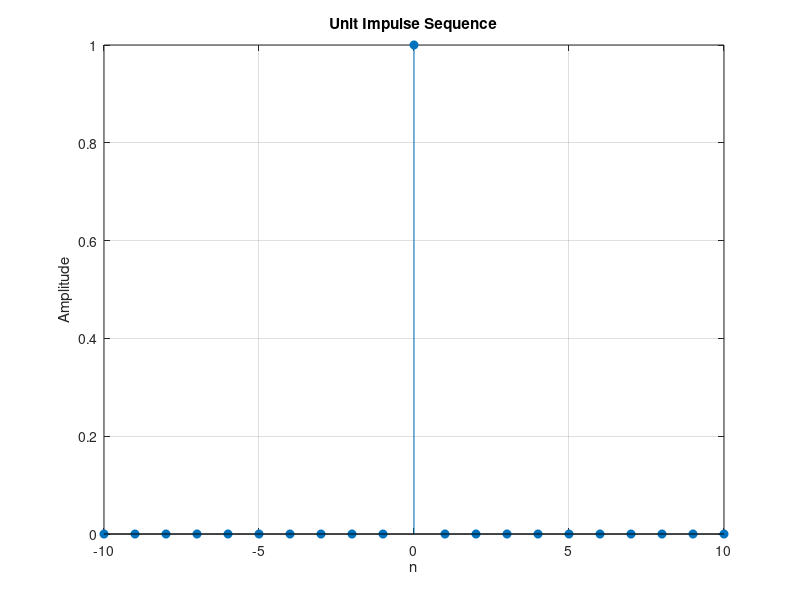

Recreate this plot in MATLAB.
% Example task 2: create and save a discrete-time impulse sequence.
% Replace this example with one of your own labsheet questions.

if exist('output', 'dir') ~= 7
  mkdir('output');
end

num = -10:10;
signal = zeros(size(num));
signal(num == 0) = 1;

printf('Task 2: unit impulse sequence\n');
printf('Sequence length: %d\n', length(signal));
printf('Impulse value at n=0: %.0f\n', signal(num == 0));

figure('visible', 'off');
stem(num, signal, 'filled');
grid on;
xlabel('n');
ylabel('Amplitude');
title('Unit Impulse Sequence');
print('output/task2_impulse.png', '-dpng', '-r200');
close;
